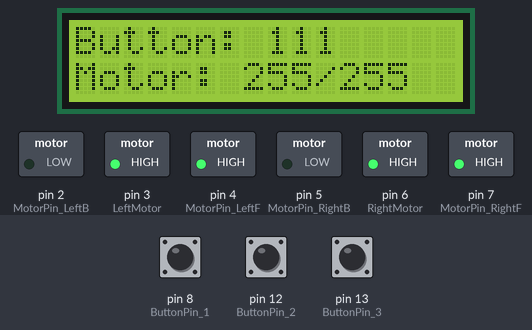
This sketch was run on a simulated Arduino Uno, built with avr-gcc and run on an emulated ATmega328P. On the bench: 16×2 character LCD, switched loads named in the sketch (green lamp = pin HIGH). The inputs (shaded band) are chosen by the test bench; at power-on: pin 8 (ButtonPin_1) HIGH, pin 12 (ButtonPin_2) HIGH, pin 13 (ButtonPin_3) HIGH. What the sketch prints to the serial monitor is not drawn.

Above: at 1.2 s.
1.3 s: pin 8 (ButtonPin_1) pulled LOW for 1 s
At 3.5 s:
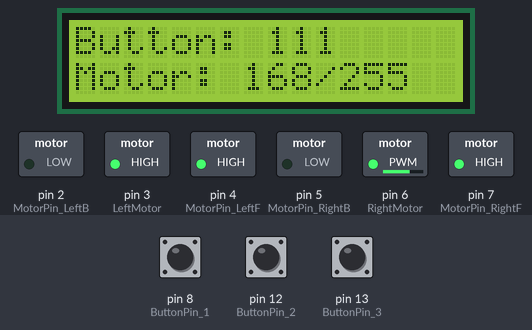
3.8 s: pin 12 (ButtonPin_2) pulled LOW for 3.2 s
At 8.2 s:
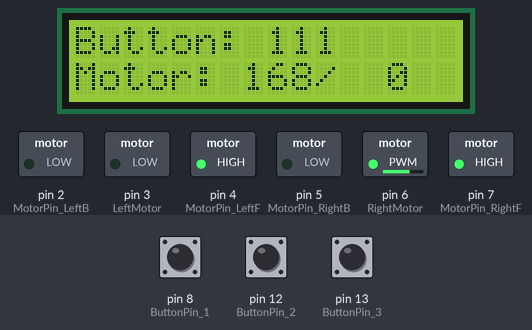
8.5 s: pin 13 (ButtonPin_3) pulled LOW for 1 s
At 10.6 s:
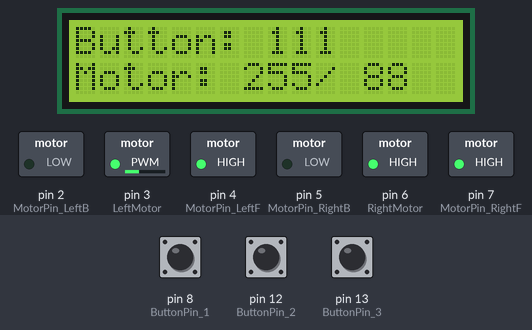
11.0 s: pin 8 (ButtonPin_1) pulled LOW for 3.2 s
At 15.0 s:
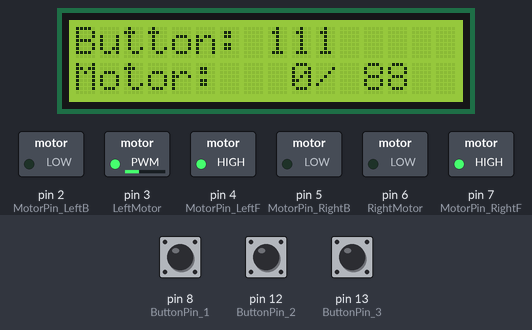
15.7 s: pin 12 (ButtonPin_2) pulled LOW for 1 s
At 17.0 s:
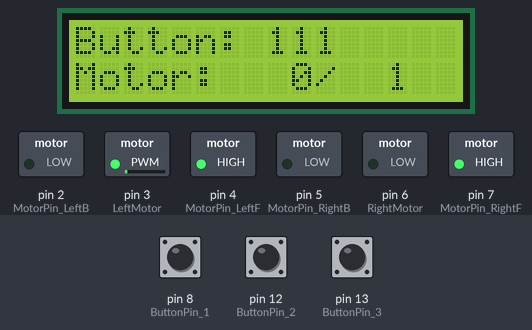
18.2 s: pin 12 (ButtonPin_2) pulled LOW for 0.15 s
At 19.1 s:
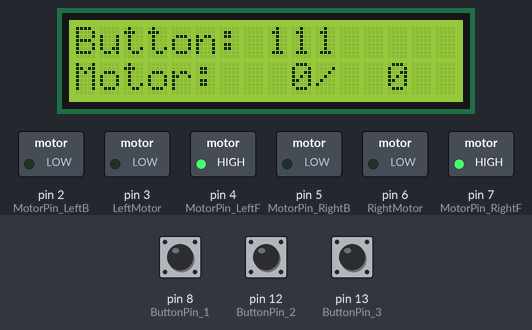
Timing chart, 0 to 20.8 s (numbered marks = the images above; inputs shaded):
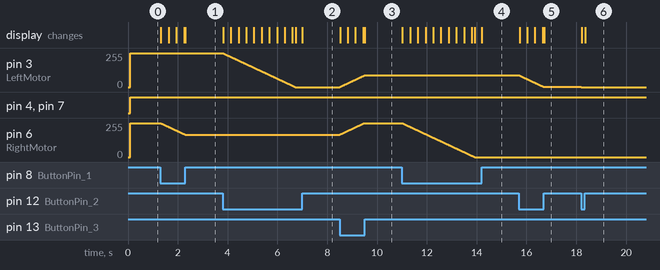

The sketch:

Motor_AnlalogOutput.ino
```cpp
#include <Wire.h>               //I2C 통신 라이브러리
#include <LiquidCrystal_I2C.h>  //I2C 통신 가능 LCD 라이브러리

//버튼 핀(노랑, 초록, 파랑)
#define ButtonPin_1 8
#define ButtonPin_2 12
#define ButtonPin_3 13

#define MotorPin_LeftF 4   //좌측 모터 전진 핀
#define MotorPin_LeftB 2   //좌측 모터 후진 핀
#define MotorPin_RightF 7  //우측 모터 전진 핀
#define MotorPin_RightB 5  //우측 모터 후진 핀

#define LeftMotor 3   // 좌측 모터 속도 제어 핀
#define RightMotor 6  // 오른 쪽모터 속도 제어 핀

#define MinMotorOutput 0    //모터 최저 출력
#define MaxMotorOutput 255  //모터 최고 출력

int LeftSpeed = MaxMotorOutput;   //좌측 모터 속도
int RightSpeed = MaxMotorOutput;  //우측 모터 속도

//임시 LCD I2C 주소
byte I2CAddress = 0000;
LiquidCrystal_I2C lcd(I2CAddress, 16, 2);  //임시 LCD 객체 생성


void setup() {
  Wire.begin();
  Serial.begin(9600);
  while (!Serial) {};
  Serial.print("\n---I2C Scanner---\n");

  //버튼을 사용하기 위한 핀들은 입력으로 설정하기
  pinMode(ButtonPin_1, INPUT_PULLUP);
  pinMode(ButtonPin_2, INPUT_PULLUP);
  pinMode(ButtonPin_3, INPUT_PULLUP);

  //모터를 사용하기 위한 핀들은 출력으로 설정하기
  pinMode(MotorPin_LeftF, OUTPUT);
  pinMode(MotorPin_LeftB, OUTPUT);
  pinMode(MotorPin_RightF, OUTPUT);
  pinMode(MotorPin_RightB, OUTPUT);
  pinMode(LeftMotor, OUTPUT);
  pinMode(RightMotor, OUTPUT);

  I2CDeviceScaner();  //I2C주소 찾기
  lcd.init();         //lcd 시작
  lcd.clear();        //lcd 화면 초기화
  lcd.backlight();    //lcd 밝게 하기(백라이트) 키기

  //버튼 기호 출력
  lcd.setCursor(0, 0);
  lcd.print("Button:");

  //모터 기호 출력
  lcd.setCursor(0, 1);
  lcd.print("Motor:");
  lcd.setCursor(10, 1);
  lcd.print("/");

  Serial.print("---setup done---\n");  //셋업 종료
}


void loop() {
  //버튼들의 디지털신호 읽어 오기
  int Button1 = digitalRead(ButtonPin_1);
  int Button2 = digitalRead(ButtonPin_2);
  int Button3 = digitalRead(ButtonPin_3);

  //1번 버튼의 입력을 체크하기(LOW: 눌림, HIGH: 눌리지 않음)
  if (Button1 == LOW) {
    RightSpeed -= 1;  //1번 버튼이 눌렸으면 우측모터를 1만큼 늦추기
  }
  //2번 버튼의 입력을 체크하기(LOW: 눌림, HIGH: 눌리지 않음)
  if (Button2 == LOW) {
    LeftSpeed -= 1;  //2번 버튼이 눌렸으면 좌측모터를 1만큼 늦추기
  }
  //3번 버튼의 입력을 체크하기(LOW: 눌림, HIGH: 눌리지 않음)
  if (Button3 == LOW) {
    LeftSpeed += 1;   //3번 버튼이 눌렸으면 좌측모터를 1만큼 빠르게 하기
    RightSpeed += 1;  //3번 버튼이 눌렸으면 우측모터를 1만큼 빠르게 하기
  }

  //좌, 우측 모터의 속도를 0~255로 제한하기
  LeftSpeed = max(MinMotorOutput, min(MaxMotorOutput, LeftSpeed));    // * (1 - Diffential4Staright)));
  RightSpeed = max(MinMotorOutput, min(MaxMotorOutput, RightSpeed));  // * (1 + Diffential4Staright)));

  forward(LeftSpeed, RightSpeed);  //모터 앞으로 움직이기

  //버튼 상태 출력하기
  lcd.setCursor(8, 0);
  lcd.print(String(Button1) + String(Button2) + String(Button3));

  //모터 속도 출력하기
  lcd.setCursor(7, 1);   //커서를 setCusor(행, 열)로 이동 시키기
  lcdprint(RightSpeed);  //커서 위치에 글자수를 세자리에 맞춰 출력하기
  lcd.setCursor(11, 1);  //커서를 setCusor(행, 열)로 이동 시키기
  lcdprint(LeftSpeed);   //커서 위치에 글자수를 세자리에 맞춰 출력하기
}

void forward(int LeftSpeed, int RightSpeed) {
  digitalWrite(MotorPin_LeftF, HIGH);   //좌측 전진신호를 높음(HIGH)으로 주기
  digitalWrite(MotorPin_LeftB, LOW);    //좌측 후진신호를 낮음(LOW)으로 주기
  digitalWrite(MotorPin_RightF, HIGH);  //우측 전진신호를 높음(HIGH)으로 주기
  digitalWrite(MotorPin_RightB, LOW);   //우측 후진신호를 낮음(LOW)으로 주기

  analogWrite(LeftMotor, LeftSpeed);    //좌측 모터를 속도(LeftSpeed)만큼 회전시키기
  analogWrite(RightMotor, RightSpeed);  //우측 모터를 속도(RightSpeed)만큼 회전시키기
}


void lcdprint(int speed) {
  if (speed < 10) {
    lcd.print("  " + String(speed));
  } else if (speed < 100) {
    lcd.print(" " + String(speed));
  } else {
    lcd.print(speed);
  }
}


void I2CDeviceScaner() {
  while (true) {
    Serial.print("Scanning...\n");
    byte error;
    int DevicesCount = 0;
    for (byte address = 1; address < 127; address++) {
      Wire.beginTransmission(address);  //wire 통신 시작
      error = Wire.endTransmission();

      //wire 통신 종료 및 에러코드0(성공)
      if (error == 0) {
        Serial.print("I2C address:  0x");
        if (address < 16) {
          Serial.print("0");
        }
        Serial.print(address, HEX);
        Serial.print("\n");
        DevicesCount++;

        I2CAddress = address;
        lcd = LiquidCrystal_I2C(I2CAddress, 16, 2);  //클래스 객체 재정의
        return;
      } else if (error == 4) {
        Serial.print("Unknow error: 0x");
        if (address < 16) {
          Serial.print("0");
        }
        Serial.println(address, HEX);
      }
    }
    if (DevicesCount == 0) {
      Serial.print("No I2C devices found\n");
    }
  }
}
```

Measured:
- after the input at 1.3 s, pin 6 (RightMotor): moves from 255/255 to 168/255 over 0.99 s, starting at once; the display: first changes at once (image 1 shows a later state)
- after the input at 3.8 s, pin 3 (LeftMotor): moves from 255/255 to 0/255 over 2.9 s, starting at once; the display: first changes at once (image 2 shows a later state)
- after the input at 8.5 s, pin 3 (LeftMotor): moves from 0/255 to 88/255 over 1.0 s, starting at once; pin 6 (RightMotor): moves from 168/255 to 255/255 over 0.98 s, starting at once; the display: first changes at once (image 3 shows a later state)
- after the input at 11.0 s, pin 6 (RightMotor): moves from 255/255 to 0/255 over 2.9 s, starting at once; the display: first changes at once (image 4 shows a later state)
- after the input at 15.7 s, pin 3 (LeftMotor): moves from 88/255 to 1/255 over 0.98 s, starting at once; the display: first changes at once (image 5 shows a later state)
- after the input at 18.2 s, pin 3 (LeftMotor): 1/255 → 0/255 at once; the display: first changes at once (image 6 shows a later state)
